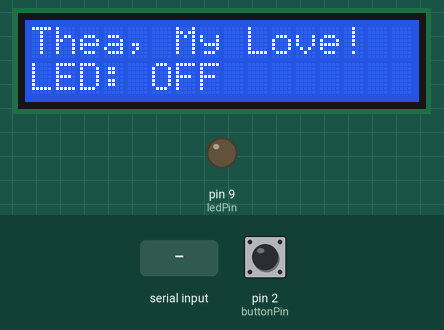
Simulated run of this sketch. Board: Arduino Uno, built with avr-gcc and run on an emulated ATmega328P. Shown: 16×2 character LCD, output pins drawn as LEDs (lit = HIGH). Dashed ring = blinking. The inputs (shaded band) are chosen by the test bench; at power-on: pin 2 (buttonPin) HIGH. What the sketch prints to the serial monitor is not drawn.

Above: at 1.2 s.
1.3 s: "2\n" received over the second serial link
At 1.59 s:
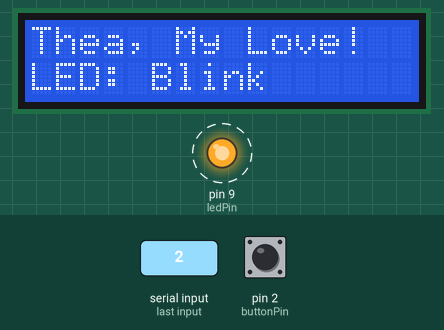
3.3 s: pin 2 (buttonPin) pulled LOW for 0.15 s
At 4.5 s:
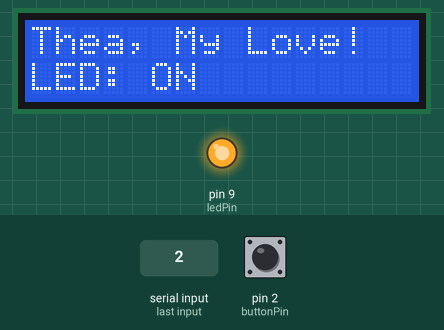
4.9 s: "3\n" received over the second serial link
At 6.0 s:
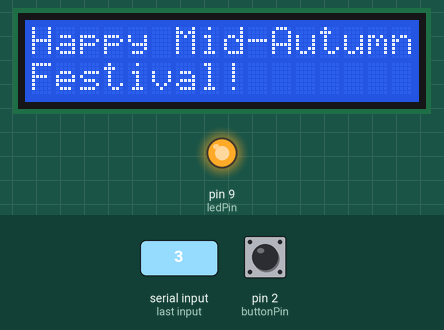
6.4 s: "1\n" received over the second serial link
At 6.9 s:
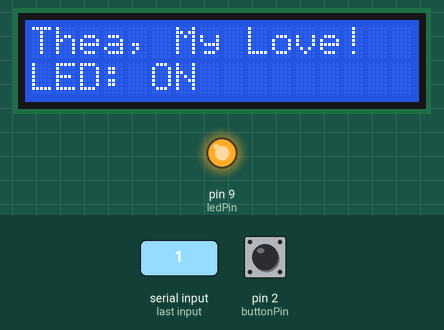
7.9 s: "0\n" received over the second serial link
At 9.3 s:
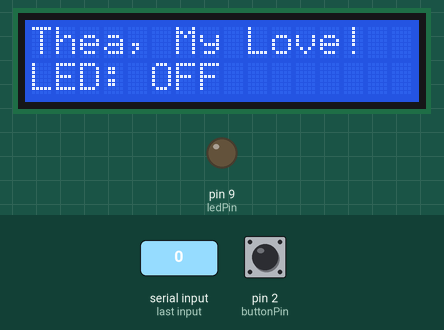
Timing chart, 0 to 10.4 s (numbered marks = the images above; inputs shaded):
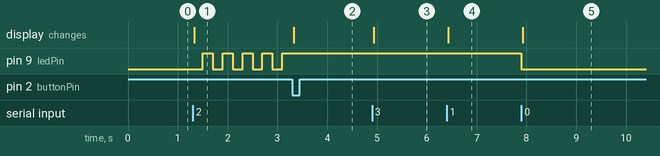

Measured:
- after the input at 1.3 s, pin 9 (ledPin): alternates HIGH for 0.20 s and LOW for 0.20 s, starting after 0.20 s; the display: changes at once (image 1)
- after the input at 3.3 s, pin 9 (ledPin): stops changing and stays HIGH; the display: changes at once (image 2)
- after the input at 4.9 s, the display: changes at once (image 3)
- after the input at 6.4 s, the display: changes at once (image 4)
- after the input at 7.9 s, pin 9 (ledPin): HIGH → LOW at once; the display: changes at once (image 5)

The sketch:

use_button_control_led.ino
```cpp
#include <Wire.h>
#include <LiquidCrystal_I2C.h>
#include <SoftwareSerial.h>

LiquidCrystal_I2C lcd(0x27, 16, 2);
SoftwareSerial BT(10, 11); // RX=10, TX=11

const int buttonPin = 2;
const int ledPin = 9;

int buttonState = 0;
int lastButtonState = 0;

// 定义LED模式：0=常灭，1=常亮，2=跳动（闪烁）
int ledMode = 0;

// 用于非阻塞闪烁的变量
unsigned long previousMillis = 0;
const long blinkInterval = 200; // 闪烁间隔（毫秒）
bool blinkState = LOW;          // 当前闪烁时的亮灭状态

char incomingChar;

// 统一更新屏幕（关键修改：连第一行一起恢复）
void updateLCD() {
  // 1. 恢复第一行默认文字，末尾加空格防止残留
  lcd.setCursor(0, 0);
  lcd.print("Thea, My Love!   ");

  // 2. 更新第二行状态
  lcd.setCursor(0, 1);
  if (ledMode == 0) {
    lcd.print("LED: OFF     ");
  } else if (ledMode == 1) {
    lcd.print("LED: ON      ");
  } else if (ledMode == 2) {
    lcd.print("LED: Blink    ");
  }
}

// 统一更新物理LED状态（针对常亮/常灭）
void updateLED() {
  if (ledMode == 0) {
    digitalWrite(ledPin, LOW);
  } else if (ledMode == 1) {
    digitalWrite(ledPin, HIGH);
  }
  // 模式2由loop里的millis控制，这里不处理
}

void setup() {
  lcd.init();
  lcd.backlight();

  pinMode(ledPin, OUTPUT);
  pinMode(buttonPin, INPUT_PULLUP);

  ledMode = 0;
  updateLED();
  updateLCD(); // 直接调用初始化显示，不用手动写print了

  Serial.begin(9600);
  BT.begin(38400); // 保持你测试成功的波特率
}

void loop() {
  // ========== 1. 非阻塞LED跳动逻辑（针对模式2） ==========
  if (ledMode == 2) {
    unsigned long currentMillis = millis();
    if (currentMillis - previousMillis >= blinkInterval) {
      previousMillis = currentMillis;
      blinkState = !blinkState;
      digitalWrite(ledPin, blinkState ? HIGH : LOW);
    }
  }

  // ========== 2. 按键本地控制逻辑 ==========
  buttonState = digitalRead(buttonPin);
  if (buttonState == LOW && lastButtonState == HIGH) {
    // 按一下，在常亮和常灭之间切换
    if (ledMode == 0 || ledMode == 2) {
      ledMode = 1;
    } else {
      ledMode = 0;
    }
    updateLED();
    updateLCD(); // 恢复默认界面
    delay(150); // 按键消抖
  }
  lastButtonState = buttonState;

  // ========== 3. 蓝牙控制逻辑 ==========
  if (BT.available()) {
    incomingChar = BT.read();
    if (incomingChar == '\r' || incomingChar == '\n') return; // 过滤回车换行

    Serial.print("BT Received (HEX): ");
    Serial.println(incomingChar, HEX);

    // 手机发送 '1'：常亮
    if (incomingChar == '1') {
      ledMode = 1;
      updateLED();
      updateLCD();
    }
    // 手机发送 '0'：关闭
    else if (incomingChar == '0') {
      ledMode = 0;
      updateLED();
      updateLCD();
    }
    // 手机发送 '2'：有趣的跳动
    else if (incomingChar == '2') {
      ledMode = 2;
      previousMillis = millis(); // 重置时间戳
      updateLCD();
    }
    // 手机发送 '3'：中秋快乐！同时不影响灯的状态
    else if (incomingChar == '3') {
      lcd.clear();
      lcd.setCursor(0, 0);
      lcd.print("Happy Mid-Autumn   ");
      lcd.setCursor(0, 1);
      lcd.print("Festival!     ");
    }
  }
}
```
